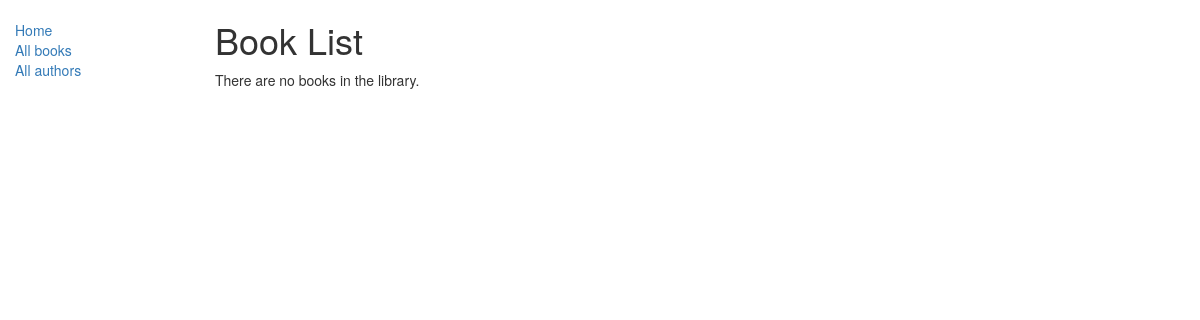
Before: /catalog/books/ with the older database file.
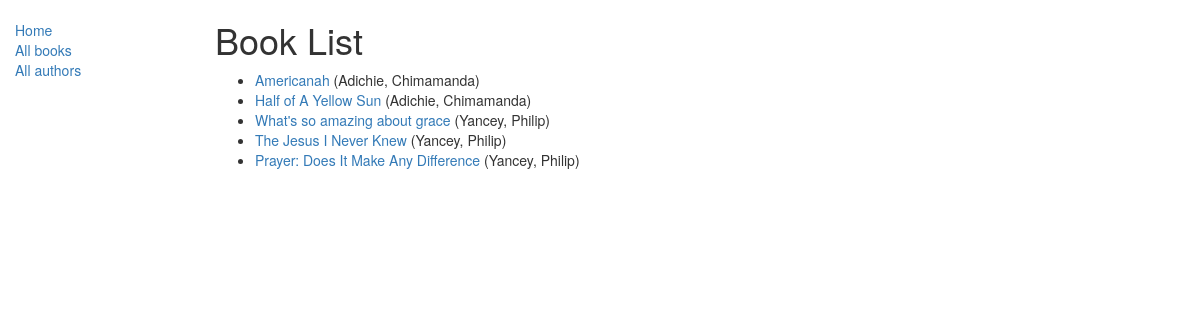
After: the same page with the newer database file.
### catalog/models.py (models this page shows, shortened)
class Book(models.Model):
    title = models.CharField(max_length=200)
    author = models.ForeignKey('Author', on_delete=models.SET_NULL, null=True)
    summary = models.TextField(max_length=1000, help_text="Enter a brief description of the book")
    isbn = models.CharField('ISBN', max_length=13,
                            help_text='13 Character <a href="https://www.isbn-international.org/content/what-isbn'
                                      '">ISBN number</a>')
    genre = models.ManyToManyField(Genre, help_text="Select a genre for this book")
    language = models.ForeignKey(Language, on_delete=models.SET_NULL, null=True)
    def get_absolute_url(self):
        return reverse('book-detail', args=[str(self.id)])
    def display_genre(self):
        """
        Creates a string for the Genre. This is required to display genre in Admin.
        """
        return ', '.join([genre.name for genre in self.genre.all()[:3]])
    display_genre.short_description = 'Genre'

class Author(models.Model):
    first_name = models.CharField(max_length=100)
    last_name = models.CharField(max_length=100)
    date_of_birth = models.DateField(null=True, blank=True)
    date_of_death = models.DateField('Died', null=True, blank=True)
    def __str__(self):
        return '%s, %s' % (self.last_name, self.first_name)

### catalog/views.py (the view)
# urls.py: path('books/', views.BookListView.as_view(), name='books'),
class BookListView(generic.ListView):
    model = Book

### catalog/templates/catalog/book_list.html
{% extends "base_generic.html" %}
{% block content %}
    <h1>Book List</h1>
    {% if book_list %}
    <ul>
      {% for book in book_list %}
      <li>
        <a href="{{ book.get_absolute_url }}">{{ book.title }}</a> ({{book.author}})
      </li>
      {% endfor %}
    </ul>
    {% else %}
      <p>There are no books in the library.</p>
    {% endif %}
{% endblock %}

### catalog/templates/base_generic.html (shortened to what this page needs)
<!DOCTYPE html>
<html lang="en">
<head>
    <link rel="stylesheet" href="https://maxcdn.bootstrapcdn.com/bootstrap/3.3.7/css/bootstrap.min.css">
    {% load static %}
    <link rel="stylesheet" href="{% static 'css/styles.css' %}">
</head>
<body>
<div class="container-fluid">
    <div class="row">
        <div class="col-sm-2">
            {% block sidebar %}
            <ul class="sidebar-nav">
                <li><a href="{% url 'index' %}">Home</a></li>
                <li><a href="{% url 'books' %}">All books</a></li>
                <li><a href="">All authors</a></li>
            </ul>
            {% endblock %}
        </div>
        <div class="col-sm-10 ">
            {% block content %}{% endblock %}
        </div>
    </div>
</div>
</body>
</html>

### catalog/static/css/styles.css (style rules this page uses)
.sidebar-nav { margin-top: 20px; padding: 0; list-style: none; }

Changed rows visible on the page:
added Book: title "Americanah", author "Adichie, Chimamanda"
added Book: title "Half of A Yellow Sun", author "Adichie, Chimamanda"
added Book: title "What's so amazing about grace", author "Yancey, Philip"
added Book: title "The Jesus I Never Knew", author "Yancey, Philip"
added Book: title "Prayer: Does It Make Any Difference", author "Yancey, Philip"
Other visible differences:
text no longer shown: "There are no books in the library."
